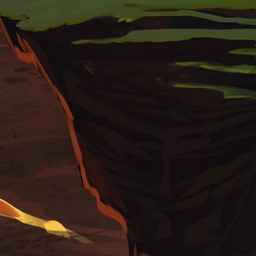
#> input picture assets/orig/prepackaged/3c81145b7c7a735537d8fa547aef0f82@2.jpg, 256 x 256 px
$ python -i build-map.py   (imports and definitions only)
#> lines starting #> are read from the running program, lines starting #| are printed output that depends on the picture
#> further down, picture is the input picture: PIL image 256x256 RGB; mean R, G, B 40.5, 28.8, 22
#!/usr/bin/env python3
"""
Reassemble the original quest maps from the prepackaged 256 px tiles (dev tool, Pillow only, no numpy;
--match-sockets also needs numpy + opencv).

The 1.7.4 client draws the quest map with ui.components.comp_scrollable_map from `tileData`, a list of
{x, y, img} rows that comes from the server metadata (`questRegion2[1].tiles`, see game.questmanager /
game.regionhelper) - the grid is NOT in the client, only the tiles are (assets/orig/prepackaged, the hashed
remote-asset cache). The arrangement is recovered here by edge matching:

  * every ordered pair of tiles gets a seam score per axis (mean absolute difference between A's last
    column / row and B's first one, plus a gradient-continuation term; computed in C through ImageChops and
    a BOX resize);
  * each map is anchored by its unique bottom-right corner tile (both sides < 256 px): the tiles of that
    width are its right column, the tiles of that height its bottom row, so the rectangle is known
    (e.g. 116x254 corner -> 21 x 7 cells for the main map). The maps are grown best-first from the corner:
    the (cell, tile) with the most placed neighbours and the lowest weighted seam score is placed next;
  * whatever is left (maps without partial tiles) goes through a generic jigsaw with multi-seam merges.

The quest nodes are painted on the map as sockets (a dark disc in a thin light rim, the same sprite on every
map: radius ~17 px, 0.75x on the ice map) joined by dark road strokes, one painted road per pair of
consecutive quests. Every map has exactly one socket per quest (main 100, each portal map 25) and its roads
form a single chain without branches. The node coordinates come from ROUTES below: the socket centres in
quest order, hand-checked against the painting (found by template matching, `--match-sockets`: 100 / 25 /
25 / 25 / 25 sockets at >= 0.77 correlation, then a clear gap to the next candidate at <= 0.6; the chain was
then traced road by road on zoomed crops). Quest 1 is the western end of each chain. The automatic
ring-minus-centre detector + path-link walk further down is only the fallback for a map without a ROUTES
entry (it misses ~10 % of the sockets on busy ground and takes clouds / buildings for sockets).

Outputs (in --out, default assets/orig/map)
  layout.json            maps: size, tile grid, strips, ordered node coordinates
  world-<i>-<n>.jpg      the stitched maps, cut into strips of at most 4096 px per side
  preview-<i>.jpg        quarter-size previews; nodes-<i>.jpg = half-size overlay of the node route

Usage: python tools/build-map.py [--out assets/orig/map] [--preview-only] [--preview-dir DIR]
       python tools/build-map.py --nodes-only     # re-apply ROUTES to an existing layout.json + strips
       python tools/build-map.py --match-sockets  # list the painted sockets of the stitched maps (numpy + opencv)
"""
import argparse
import json
import math
import os
import sys
import time

from PIL import Image, ImageChops, ImageDraw, ImageFilter, ImageMath

ROOT = os.path.dirname(os.path.dirname(os.path.dirname(os.path.abspath(__file__))))
PREPACKAGED = os.path.join(ROOT, 'assets', 'orig', 'prepackaged')
TILE = 256
MAX_STRIP = 4096

# jigsaw thresholds (scores are mean absolute pixel differences, 0..255)
T_SINGLE = 14.0    # one seam alone: must be at most this good ...
MARGIN = 3.0       # ... and better than the runner-up by this margin, in both directions
ENERGY = 4.0       # ... on textured edges (mean neighbour difference along the edge)
T_MULTI = 26.0     # every seam of a multi-seam merge must be at most this
T_REJECT = 40.0    # any adjacent seam worse than this vetoes a merge

# The quest route of each stitched map (layout index -> socket centres in quest order, map px). Hand-checked:
# every point is a painted socket, every consecutive pair is joined by a painted road (on dark rock the road
# is often too faint to see - there the only remaining socket continues the chain), no socket is left over.
# Overlay: nodes-<i>.jpg (--preview-dir). Re-derive with --match-sockets if the stitching ever changes.
ROUTES = {
    0: [
        (500, 150), (570, 305), (460, 500), (620, 685), (660, 500), (885, 458), (1025, 215), (1080, 460), (1040,
        665), (827, 758), (793, 895), (635, 1110), (1010, 1085), (885, 1280), (705, 1375), (520, 1460), (292, 1445),
        (182, 1633), (522, 1685), (625, 1555), (865, 1560), (1055, 1613), (1050, 1360), (1175, 1165), (1300, 1345),
        (1222, 1483), (1310, 1635), (1505, 1545), (1723, 1520), (1650, 1365), (1605, 1223), (1557, 1030), (1717,
        825), (1498, 705), (1615, 580), (1587, 365), (1645, 170), (1923, 110), (2000, 260), (1835, 395), (1850,
        685), (2082, 583), (2247, 390), (2362, 513), (2432, 753), (2255, 925), (2155, 1060), (2165, 1270), (2400,
        1338), (2190, 1648), (2445, 1690), (2540, 1490), (2738, 1555), (2965, 1440), (2895, 1260), (2763, 1120),
        (3050, 1140), (3090, 945), (3335, 960), (3400, 765), (3243, 670), (3135, 530), (2970, 625), (2785, 518),
        (2800, 323), (3000, 220), (3255, 147), (3487, 130), (3612, 250), (3778, 350), (3575, 495), (3740, 630),
        (3672, 863), (3802, 1028), (3605, 1118), (3515, 1255), (3662, 1375), (3570, 1635), (3822, 1515), (3972,
        1670), (4295, 1653), (4150, 1490), (4050, 1358), (3958, 1190), (3935, 790), (3965, 568), (4065, 245), (4220,
        113), (4490, 143), (4380, 430), (4197, 338), (4120, 735), (4138, 1080), (4430, 1083), (4350, 770), (4620,
        570), (4787, 178), (4902, 440), (5037, 683), (4740, 980)
    ],
    1: [
        (576, 234), (279, 297), (400, 429), (765, 537), (768, 767), (1074, 698), (927, 914), (591, 878), (234, 845),
        (408, 1103), (645, 1259), (489, 1499), (264, 1709), (639, 1643), (870, 1484), (1089, 1354), (1152, 1148),
        (1416, 1031), (1695, 1223), (1440, 1493), (1497, 1694), (1740, 1909), (1788, 2194), (1527, 2122), (1314,
        2125)
    ],
    2: [
        (332, 2383), (422, 2655), (750, 2799), (1089, 2821), (1321, 2573), (1218, 2291), (1067, 2061), (1299, 1818),
        (1320, 1488), (1089, 1319), (775, 1384), (716, 1618), (418, 1532), (310, 1362), (341, 1169), (639, 1191),
        (694, 1004), (516, 945), (332, 853), (418, 705), (618, 661), (790, 661), (959, 661), (1067, 537), (894, 424)
    ],
    3: [
        (512, 1558), (247, 1445), (410, 1235), (612, 1070), (827, 1005), (987, 1178), (1113, 1355), (1145, 1625),
        (1435, 1678), (1457, 1370), (1442, 1088), (1405, 770), (1410, 473), (1180, 642), (950, 715), (852, 515),
        (747, 380), (575, 578), (345, 673), (100, 605), (127, 333), (357, 200), (570, 158), (790, 143), (1000, 180)
    ],
    4: [
        (253, 1062), (502, 949), (776, 922), (1041, 974), (1200, 855), (1400, 978), (1561, 867), (1790, 683), (1664,
        539), (1451, 577), (1225, 581), (1058, 616), (883, 616), (661, 683), (527, 581), (338, 497), (148, 379),
        (249, 202), (479, 185), (686, 124), (719, 285), (939, 297), (1118, 367), (1303, 384), (1386, 285)
    ],
}
# sockets on the ice map (layout index 4) are painted at 0.75x
SOCKET_SCALE = {4: 0.75}


# [94 lines left out: functions load_tiles, _mean, edge_energy, edge_scores, not called in this run]


def seam_weight(dim):
    """Confidence of a seam `dim` pixels long (a 2 px row says nothing)."""
    return min(1.0, dim / 64.0)


# ----------------------------------------------------------------------------------------- anchored maps

# [128 lines left out: functions anchored_maps, grow_anchored, best_links, not called in this run]


class Jigsaw:
    """Rigid components of tiles with integer grid coordinates, merged seam by seam."""

    # [152 lines left out: functions __init__, seams, merge, components, assemble, not called in this run]


# ------------------------------------------------------------------------------------ node sockets / path

def detect_sockets(im):
    """
    The quest nodes painted on the map: a dark grey disc (radius 10-14 px, luminance ~40, low saturation)
    with a near-black outline and a light ring (radius 13-18 px) around it. Coarse pass at half scale: the
    best of four ring radii (mean of 12 samples) minus the centre mean; NMS; then every candidate is
    verified at full resolution on its radial profile (36 angles): dark unsaturated disc, a complete bright
    ring at some radius, and the dark outline just inside it. Returns [(x, y, contrast)] in map pixels.
    """
    s = 2
    half_rgb = im.resize((im.width // s, im.height // s), Image.BOX)
    half = half_rgb.convert('L')
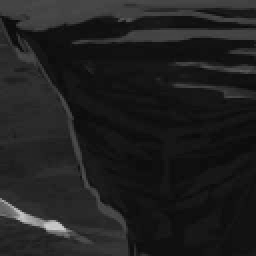
#> half: PIL image 128x128 L (shown 2 times larger); min 8, max 205, mean 31.9
    r_, g_, b_ = half_rgb.split()
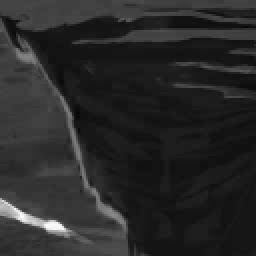
#> r_: PIL image 128x128 L (shown 2 times larger); min 5, max 251, mean 40.8
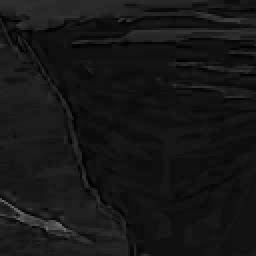
#> b_: PIL image 128x128 L (shown 2 times larger); min 0, max 113, mean 22.3
    sat = ImageChops.subtract(ImageChops.lighter(ImageChops.lighter(r_, g_), b_), ImageChops.darker(ImageChops.darker(r_, g_), b_))
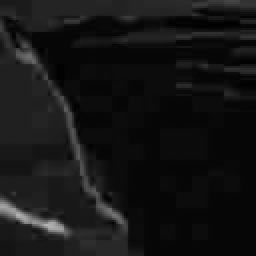
#> sat: PIL image 128x128 L (shown 2 times larger); min 0, max 183, mean 20.4
    inner = half.filter(ImageFilter.BoxBlur(2)).convert('F')
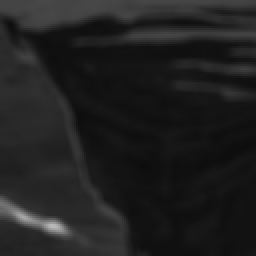
#> inner: PIL image 128x128 F (shown 2 times larger); min 13, max 184, mean 31.9
    inner_sat = sat.filter(ImageFilter.BoxBlur(2))
    best = None
    for rad in (6, 7, 8, 9, 10, 11):
        ring_sum = None
        for k in range(12):
            a = 2 * math.pi * k / 12
            sh_ = ImageChops.offset(half, -int(round(rad * math.cos(a))), -int(round(rad * math.sin(a)))).convert('F')
            ring_sum = sh_ if ring_sum is None else ImageMath.lambda_eval(lambda a: a['x'] + a['y'], x=ring_sum, y=sh_)
        # (ring mean - centre mean) mapped to L: v = 128 + diff / 2
        score = ImageMath.lambda_eval(lambda a: (a['x'] / 12.0 - a['i']) / 2 + 128, x=ring_sum, i=inner).convert('L')
        best = score if best is None else ImageChops.lighter(best, score)
#> this loop made 6 passes
#> pass 1, in detect_sockets, `score = ImageMath.lambda_eval(lambda a: (a['x'] / 12.0 - a['i']) / 2 +..`:
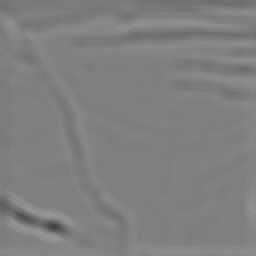
#> score: PIL image 128x128 L (shown 2 times larger); min 66, max 151, mean 127.5
    w = half.width
#> w = 128
    sc = list(best.getdata())
#> sc = 16384 values, max 156 at index 15384, min 66 at index 14491, mean 129.5
    inn = list(inner.getdata())
#> inn = 16384 values, max 184 at index 14362, min 13 at index 7336, mean 31.87
    isat = list(inner_sat.getdata())
#> isat = 16384 values, max 156 at index 14490, min 2 at index 4382, mean 20.41
    cands = []
    for idx, v in enumerate(sc):
        if (v - 128) * 2 >= 45 and inn[idx] < 68 and isat[idx] < 34:
            cands.append((v, idx % w, idx // w))
#> this loop made 16384 passes
#> v on passes 1 to 3: 116, 117, 117
#> after the loop, cands = 44 items, first 6: (151, 26, 106), (151, 27, 106), (151, 20, 118), (151, 21, 118), (151, 22, 118), (151, 15, 119)
    cands.sort(reverse=True)
    picked = []
    buckets = {}
    for v, x, y in cands:
        bx, by = x // 10, y // 10
        clash = False
        for ox in (-1, 0, 1):
            for oy in (-1, 0, 1):
                for px_, py_ in buckets.get((bx + ox, by + oy), ()):
                    if abs(x - px_) < 10 and abs(y - py_) < 10:
                        clash = True
                        break
                if clash:
                    break
            if clash:
                break
        if clash:
            continue
        picked.append((v, x, y))
        buckets.setdefault((bx, by), []).append((x, y))
#> this loop made 44 passes
#> (v, x, y, bx, by) on passes 1 to 12: (156, 24, 120, 2, 12), (155, 23, 120, 2, 12), (155, 22, 120, 2, 12), (154, 27, 121, 2, 12), (154, 21, 120, 2, 12), (153, 25, 120, 2, 12), (153, 23, 121, 2, 12), (153, 21, 121, 2, 12), (153, 20, 121, 2, 12), (153, 19, 120, 1, 12), (153, 18, 120, 1, 12), (152, 25, 122, 2, 12)
#> after the loop, buckets = {(2, 12): [(24, 120)], (2, 10): [(27, 106)]}; picked = [(156, 24, 120), (151, 27, 106)]
    full = im.convert('L')
    px = full.load()
    rgb = im.load()
    W, H = full.size
#> W = 256; H = 256
    NA = 24
    angles = [(math.cos(2 * math.pi * k / NA), math.sin(2 * math.pi * k / NA)) for k in range(NA)]

    def disc_ok(cx, cy):
        """Cheap gate: a dark, unsaturated centre."""
        if cx < 28 or cy < 28 or cx >= W - 28 or cy >= H - 28:
            return False
        lum = 0
        satsum = 0
        n = 0
        for dy in (-5, 0, 5):
            for dx in (-5, 0, 5):
                p = rgb[cx + dx, cy + dy]
                lum += p[0] + p[1] + p[2]
                satsum += max(p) - min(p)
                n += 1
        return lum / (3 * n) < 78 and satsum / n < 34

    def verify(cx, cy):
        """(ring completeness, contrast, ring radius) or None."""
        if not disc_ok(cx, cy):
            return None
        prof = []
        for r in range(0, 25):
            prof.append(sorted(px[int(round(cx + r * c)), int(round(cy + r * sn))] for c, sn in angles))
        disc = [v for r in range(0, 8) for v in prof[r]]
        dmean = sum(disc) / len(disc)
        if dmean > 75:
            return None
        bestR = None
        for R in range(11, 24):
            vals = prof[R]
            mean = sum(vals) / float(NA)
            complete = sum(1 for v in vals if v >= dmean + 25)
            # the rim is painted light grey: not snow-white, not coloured ground, not dark rock
            if complete < 18 or mean - dmean < 40 or vals[NA // 2] > 175 or mean < 85:
                continue
            satsum = 0
            for c, sn in angles:
                p = rgb[int(round(cx + R * c)), int(round(cy + R * sn))]
                satsum += max(p) - min(p)
            if satsum / float(NA) > 45:
                continue
            key = complete + (mean - dmean) / 50.0
            if bestR is None or key > bestR[0]:
                bestR = (key, R, mean - dmean, complete)
        if not bestR:
            return None
        _, R, contrast, complete = bestR
        # the near-black outline between disc and rim
        outline = min(prof[r][1] for r in range(max(8, R - 4), R))
        if outline > min(dmean - 20, 22):
            return None
        return (complete, contrast, R)

    out = []
    for v, x, y in picked:
        cx, cy = x * s, y * s
        found = None
        for dy in (0, -2, 2):
            for dx in (0, -2, 2):
                m = verify(cx + dx, cy + dy)
                if m and (found is None or (m[0], m[1]) > (found[0][0], found[0][1])):
                    found = (m, cx + dx, cy + dy)
        if not found:
            continue
        # refine to the pixel
        (bm, bx, by) = found
        for dy in range(-1, 2):
            for dx in range(-1, 2):
                m = verify(bx + dx, by + dy)
                if m and (m[0], m[1]) > (bm[0], bm[1]):
                    bm, bx, by = m, bx + dx, by + dy
        out.append((bx, by, round(bm[1], 1), bm[0]))
#> this loop made 2 passes
#> (v, x, y, cx, cy) on pass 1: (156, 24, 120, 48, 240)
#> (v, x, y, cx, cy) on pass 2: (151, 27, 106, 54, 212)
#> after the loop, out = []
    # merge double detections of one socket (keep the more complete ring)
    out.sort(key=lambda p: (-p[3], -p[2]))
    merged = []
    for cx, cy, contrast, complete in out:
        # painted sockets are never closer than ~100 px: nearby detections are doubles or rubble
        if any(abs(cx - mx) < 50 and abs(cy - my) < 50 for mx, my, _ in merged):
            continue
        merged.append((cx, cy, contrast))
#> this loop made 0 passes
#> after the loop, merged = []
    merged.sort(key=lambda p: (p[1], p[0]))
    return merged


# [168 lines left out: functions path_links, prune_shortcuts, order_chain, two_opt, not called in this run]


# ------------------------------------------------------------------------------- hand-checked routes

# the socket used as the template of --match-sockets: layout index, centre (a clean one on plain forest)
TEMPLATE_SOCKET = (0, 1835, 395)


# [308 lines left out: functions socket_at, check_route, match_sockets, load_stitched, route_nodes, nodes_only and 6 more, not called in this run]


# [2 lines not run here, left out]

>>> from PIL import Image
>>> picture = Image.open('../../../assets/orig/prepackaged/3c81145b7c7a735537d8fa547aef0f82@2.jpg')
>>> result = detect_sockets(picture)
#> result = []

$ run again, on assets/orig/prepackaged/ab4afd749825715dde60c9caf2d88e59@2.jpg
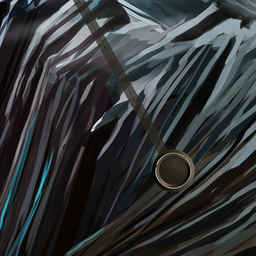
#> input picture assets/orig/prepackaged/ab4afd749825715dde60c9caf2d88e59@2.jpg, 256 x 256 px
#> picture is the input picture: PIL image 256x256 RGB; mean R, G, B 51.2, 54.1, 55.5
#> in detect_sockets, `sat = ImageChops.subtract(ImageChops.lighter(ImageChops.lighter(r_, g_..`:
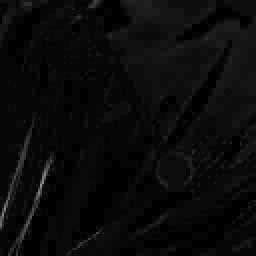
#> sat: PIL image 128x128 L (shown 2 times larger); min 0, max 149, mean 10.1
#> the loop in detect_sockets, `for rad in (6, 7, 8, 9, 10, 11):` made 6 passes
#> pass 1, in detect_sockets, `score = ImageMath.lambda_eval(lambda a: (a['x'] / 12.0 - a['i']) / 2 +..`:
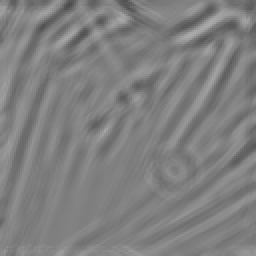
#> score: PIL image 128x128 L (shown 2 times larger); min 75, max 171, mean 127.5
#> sc = 16384 values, max 174 at index 1213, min 80 at index 290, mean 132.5
#> inn = 16384 values, max 172 at index 1478, min 5 at index 14499, mean 53.83
#> isat = 16384 values, max 74 at index 14080, min 0 at index 54, mean 10.11
#> the loop in detect_sockets, `for idx, v in enumerate(sc):` made 16384 passes
#> v on passes 1 to 3: 129, 134, 135
#> after the loop in detect_sockets, `for idx, v in enumerate(sc):`: cands = 829 items, first 6: (151, 27, 2), (154, 0, 3), (154, 1, 3), (156, 2, 3), (151, 24, 3), (155, 25, 3)
#> the loop in detect_sockets, `for v, x, y in cands:` made 829 passes
#> (v, x, y, bx, by) on passes 1 to 3: (174, 61, 9, 6, 0), (173, 59, 8, 5, 0), (172, 94, 17, 9, 1)
#> after the loop in detect_sockets, `for v, x, y in cands:`: buckets = 35 items; picked = 35 items, first 6: (174, 61, 9), (172, 94, 17), (171, 29, 21), (170, 108, 9), (166, 71, 35), (166, 52, 65)
#> the loop in detect_sockets, `for v, x, y in picked:` made 35 passes
#> (v, x, y) on passes 15 to 22: (157, 104, 25), (157, 99, 49), (156, 127, 125), (156, 119, 69), (156, 115, 22), (156, 53, 51), (156, 29, 125), (155, 127, 79)
#> the loop in detect_sockets, `for cx, cy, contrast, complete in out:` made 4 passes
#> (cx, cy, contrast, complete) on passes 1 to 4: (175, 170, 54.7, 22), (57, 44, 81.6, 20), (206, 49, 56.6, 20), (190, 34, 80.3, 19)
